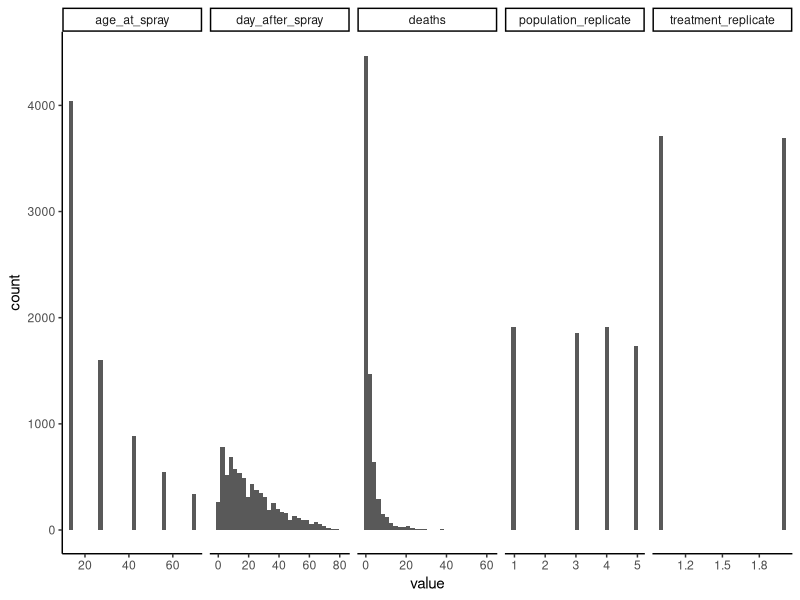
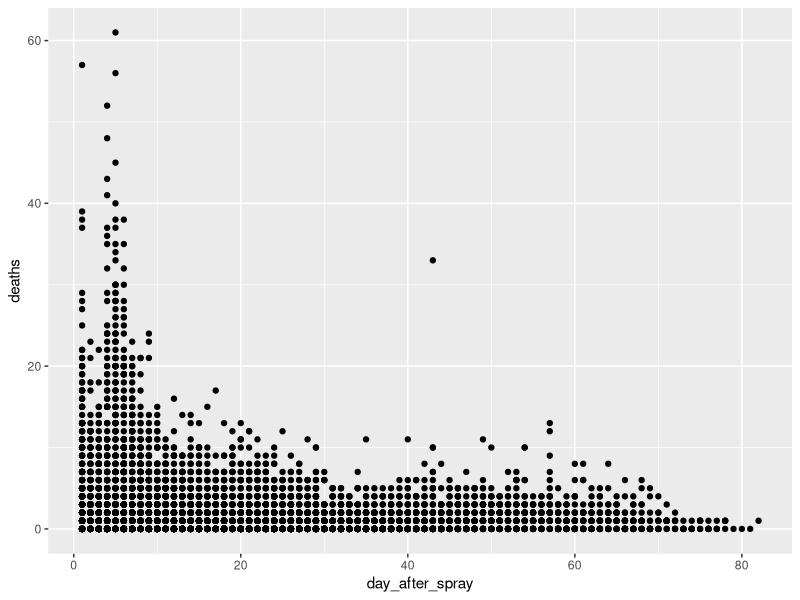

Write R code to recreate these figures, in order.
library(tidyverse)

IS_df <- readxl::read_excel('data/IS_data.xlsx')
glimpse(IS_df)

skimr::skim(IS_df)

names(IS_df) <- names(IS_df) %>% stringr::str_to_lower() %>% 
  stringr::str_replace_all(' ', '_')

names(IS_df)
IS_df %>% 
  select_if(is.numeric) %>% 
  gather(cols, value) %>% 
  ggplot(aes(x = value)) + 
  geom_histogram() + 
  facet_grid(.~cols, scales = 'free_x') +
  theme_classic()



IS_df %>% 
  ggplot() +
  geom_point(aes(x = day_after_spray, y = deaths))
